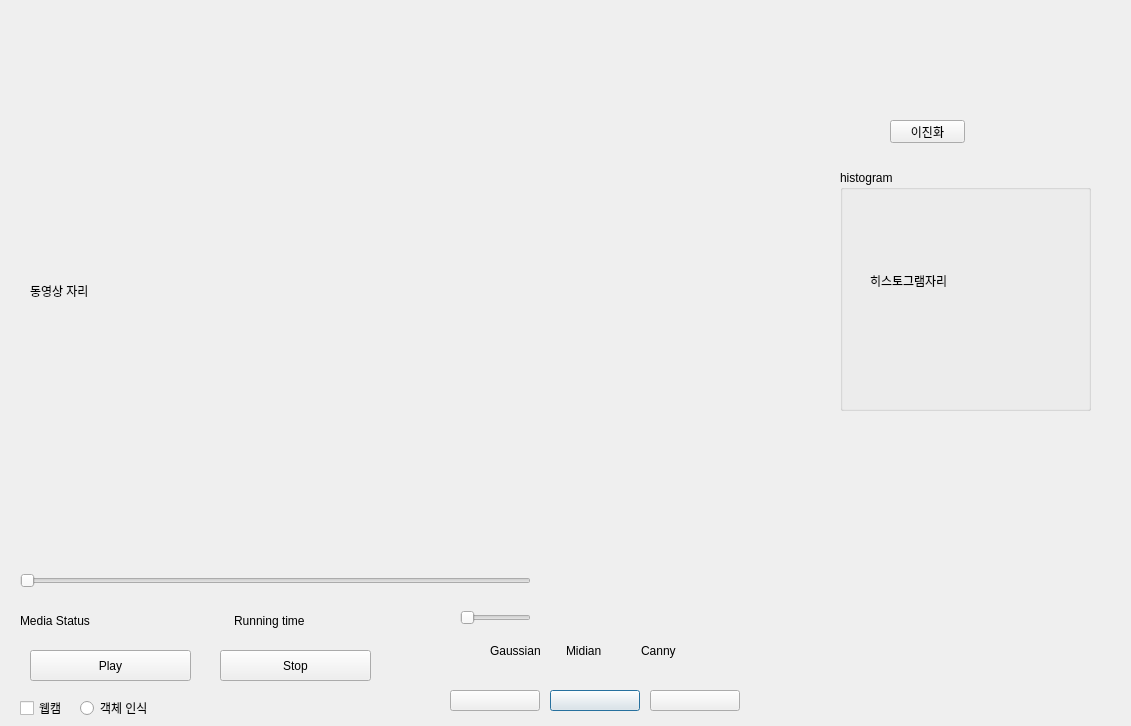
<?xml version="1.0" encoding="UTF-8"?>
<ui version="4.0">
 <class>Dialog</class>
 <widget class="QDialog" name="Dialog">
  <property name="geometry">
   <rect>
    <x>0</x>
    <y>0</y>
    <width>1131</width>
    <height>726</height>
   </rect>
  </property>
  <property name="windowTitle">
   <string>Dialog</string>
  </property>
  <widget class="QPushButton" name="median_flitter">
   <property name="geometry">
    <rect>
     <x>550</x>
     <y>690</y>
     <width>90</width>
     <height>21</height>
    </rect>
   </property>
   <property name="text">
    <string/>
   </property>
   <property name="icon">
    <iconset>
     <normaloff>../../pictures/Checkbox_Off.png</normaloff>
     <normalon>../../pictures/Checkbox_On.png</normalon>../../pictures/Checkbox_Off.png</iconset>
   </property>
   <property name="iconSize">
    <size>
     <width>91</width>
     <height>30</height>
    </size>
   </property>
   <property name="checkable">
    <bool>true</bool>
   </property>
  </widget>
  <widget class="QPushButton" name="canny_flitter">
   <property name="geometry">
    <rect>
     <x>650</x>
     <y>690</y>
     <width>90</width>
     <height>21</height>
    </rect>
   </property>
   <property name="text">
    <string/>
   </property>
   <property name="icon">
    <iconset>
     <normaloff>../../pictures/Checkbox_Off.png</normaloff>
     <normalon>../../pictures/Checkbox_On.png</normalon>../../pictures/Checkbox_Off.png</iconset>
   </property>
   <property name="iconSize">
    <size>
     <width>91</width>
     <height>30</height>
    </size>
   </property>
   <property name="checkable">
    <bool>true</bool>
   </property>
  </widget>
  <widget class="QPushButton" name="play_video">
   <property name="geometry">
    <rect>
     <x>30</x>
     <y>650</y>
     <width>161</width>
     <height>31</height>
    </rect>
   </property>
   <property name="text">
    <string>Play</string>
   </property>
  </widget>
  <widget class="QPushButton" name="stop_button">
   <property name="geometry">
    <rect>
     <x>220</x>
     <y>650</y>
     <width>151</width>
     <height>31</height>
    </rect>
   </property>
   <property name="text">
    <string>Stop</string>
   </property>
  </widget>
  <widget class="QSlider" name="bar">
   <property name="geometry">
    <rect>
     <x>20</x>
     <y>570</y>
     <width>511</width>
     <height>21</height>
    </rect>
   </property>
   <property name="orientation">
    <enum>Qt::Horizontal</enum>
   </property>
   <property name="tickPosition">
    <enum>QSlider::NoTicks</enum>
   </property>
  </widget>
  <widget class="QSlider" name="vol">
   <property name="geometry">
    <rect>
     <x>460</x>
     <y>610</y>
     <width>71</width>
     <height>16</height>
    </rect>
   </property>
   <property name="orientation">
    <enum>Qt::Horizontal</enum>
   </property>
  </widget>
  <widget class="QWidget" name="horizontalLayoutWidget">
   <property name="geometry">
    <rect>
     <x>20</x>
     <y>600</y>
     <width>421</width>
     <height>41</height>
    </rect>
   </property>
   <layout class="QHBoxLayout" name="horizontalLayout">
    <item>
     <widget class="QLabel" name="state">
      <property name="text">
       <string>Media Status</string>
      </property>
     </widget>
    </item>
    <item>
     <widget class="QLabel" name="playtime">
      <property name="text">
       <string>Running time</string>
      </property>
     </widget>
    </item>
   </layout>
  </widget>
  <widget class="QPushButton" name="gaussian_flitter">
   <property name="geometry">
    <rect>
     <x>450</x>
     <y>690</y>
     <width>90</width>
     <height>21</height>
    </rect>
   </property>
   <property name="text">
    <string/>
   </property>
   <property name="icon">
    <iconset>
     <normaloff>../../pictures/Checkbox_Off.png</normaloff>
     <normalon>../../pictures/Checkbox_On.png</normalon>../../pictures/Checkbox_Off.png</iconset>
   </property>
   <property name="iconSize">
    <size>
     <width>91</width>
     <height>31</height>
    </size>
   </property>
   <property name="checkable">
    <bool>true</bool>
   </property>
  </widget>
  <widget class="QLabel" name="video_container">
   <property name="geometry">
    <rect>
     <x>30</x>
     <y>30</y>
     <width>761</width>
     <height>521</height>
    </rect>
   </property>
   <property name="text">
    <string>동영상 자리</string>
   </property>
  </widget>
  <widget class="QWidget" name="horizontalLayoutWidget_2">
   <property name="geometry">
    <rect>
     <x>490</x>
     <y>630</y>
     <width>221</width>
     <height>41</height>
    </rect>
   </property>
   <layout class="QHBoxLayout" name="horizontalLayout_2">
    <item>
     <widget class="QLabel" name="label">
      <property name="text">
       <string>Gaussian</string>
      </property>
     </widget>
    </item>
    <item>
     <widget class="QLabel" name="label_2">
      <property name="text">
       <string>Midian</string>
      </property>
     </widget>
    </item>
    <item>
     <widget class="QLabel" name="label_3">
      <property name="text">
       <string>Canny</string>
      </property>
     </widget>
    </item>
   </layout>
  </widget>
  <widget class="QCheckBox" name="web_cam">
   <property name="geometry">
    <rect>
     <x>20</x>
     <y>700</y>
     <width>74</width>
     <height>16</height>
    </rect>
   </property>
   <property name="text">
    <string>웹캠</string>
   </property>
  </widget>
  <widget class="QRadioButton" name="yolov3_radio">
   <property name="geometry">
    <rect>
     <x>80</x>
     <y>700</y>
     <width>86</width>
     <height>16</height>
    </rect>
   </property>
   <property name="text">
    <string>객체 인식</string>
   </property>
  </widget>
  <widget class="QPushButton" name="binary_button">
   <property name="geometry">
    <rect>
     <x>890</x>
     <y>120</y>
     <width>75</width>
     <height>23</height>
    </rect>
   </property>
   <property name="text">
    <string>이진화</string>
   </property>
   <property name="checkable">
    <bool>true</bool>
   </property>
  </widget>
  <widget class="QGroupBox" name="histogram_group">
   <property name="geometry">
    <rect>
     <x>840</x>
     <y>170</y>
     <width>251</width>
     <height>241</height>
    </rect>
   </property>
   <property name="title">
    <string>histogram</string>
   </property>
   <widget class="QLabel" name="histogram_label">
    <property name="geometry">
     <rect>
      <x>30</x>
      <y>20</y>
      <width>211</width>
      <height>181</height>
     </rect>
    </property>
    <property name="text">
     <string>히스토그램자리</string>
    </property>
   </widget>
  </widget>
 </widget>
 <resources/>
 <connections/>
</ui>
